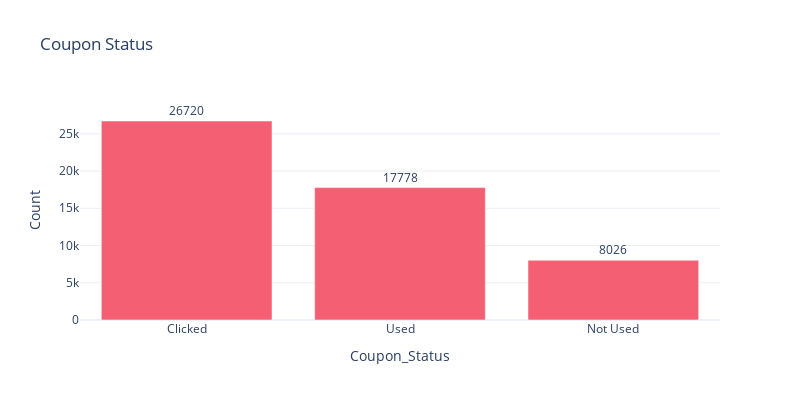

Write notebook code for a chart like this one.
### Code cell
plot_top_categories(df, 'Coupon_Status', 'Coupon Status')

### Figure 1 — Plotly figure (JSON) as saved in the notebook; plotly's stock layout.template omitted (floating-point values rounded to 4 significant figures)
{"data": [{"marker": {"color": ["#f45f74", "#f45f74", "#f45f74", "#ffcd8e", "#ffcd8e", "#ffcd8e", "#ffcd8e", "#ffcd8e", "#ffcd8e", "#ffcd8e"]}, "type": "bar", "x": ["Clicked", "Used", "Not Used"], "y": [26720, 17778, 8026]}], "layout": {"annotations": [{"font": {"size": 12}, "showarrow": false, "text": "26720", "x": "Clicked", "xanchor": "center", "y": 26720, "yanchor": "bottom"}, {"font": {"size": 12}, "showarrow": false, "text": "17778", "x": "Used", "xanchor": "center", "y": 17778, "yanchor": "bottom"}, {"font": {"size": 12}, "showarrow": false, "text": "8026", "x": "Not Used", "xanchor": "center", "y": 8026, "yanchor": "bottom"}], "height": 400, "title": {"text": "Coupon Status"}, "width": 800, "xaxis": {"title": {"text": "Coupon_Status"}}, "yaxis": {"title": {"text": "Count"}}}}
